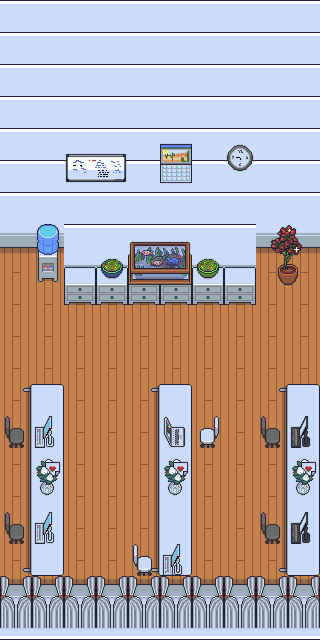

The image is a tile-based game level rendered from a .tmx file. Its description and source (layers, tilesets, objects; grid data summarised) follow:
An orthogonal 10x20 tile map with 32x32 px tiles, 6 tile layers (Floor, Wall, ItemsPutOnTheFloor, Chair, ...).

<map version="1.10" tiledversion="1.11.2" orientation="orthogonal" renderorder="right-down" width="10" height="20" tilewidth="32" tileheight="32" infinite="0" nextlayerid="7" nextobjectid="1">
 <tileset firstgid="1" source="ImageIcon2.tsx" />
 <layer id="1" name="Floor" width="10" height="20">
  <data>[200 cells, 200 non-empty, 1 distinct tile ids]</data>
 </layer>
 <layer id="2" name="Wall" width="10" height="20">
  <data>[200 cells, 106 non-empty, 2 distinct tile ids]</data>
 </layer>
 <layer id="3" name="ItemsPutOnTheFloor" width="10" height="20">
  <data>[200 cells, 74 non-empty, 16 distinct tile ids]</data>
 </layer>
 <layer id="4" name="Chair" width="10" height="20">
  <data>[200 cells, 12 non-empty, 9 distinct tile ids]</data>
 </layer>
 <layer id="5" name="ItemsPutOnTheDesk" width="10" height="20">
  <data>[200 cells, 12 non-empty, 5 distinct tile ids]</data>
 </layer>
 <layer id="6" name="ItemsPutOnTheWall" width="10" height="20">
  <data>[200 cells, 8 non-empty, 8 distinct tile ids]</data>
 </layer>
</map>